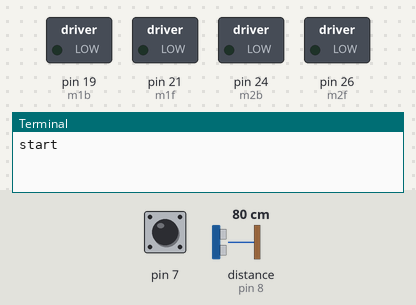
A program run on a simulated Raspberry Pi (header pin numbers). Shown: switched loads named in the program (green lamp = pin HIGH), the last lines printed to the terminal. The test bench sets the inputs (shaded band); at power-on: pin 7 HIGH, distance to the obstacle (sensor on pin 8) 80 cm. Random numbers come from a fixed seed; threads take turns every 2 ms; the clock reads 2024-03-15 10:24:30 at power-on unless the program sets it.

Above: at 1.2 s.
1.3 s: pin 7 pulled LOW for 1 s
At 2.75 s:
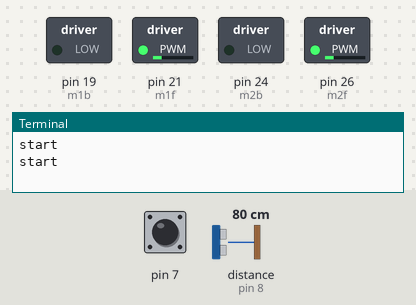
At 3.45 s:
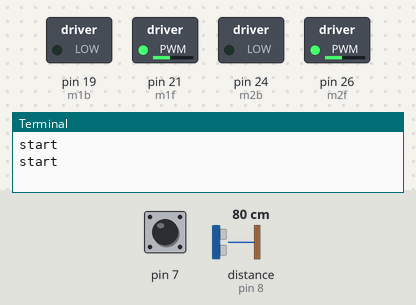
Timing chart, 0 to 6.9 s (numbered marks = the images above; inputs shaded):
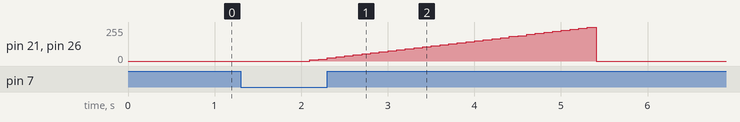

The program:

code-avoid.py
```python
#!/usr/bin/python

import RPi.GPIO as GPIO
import time
import numpy
import random
import sys
from time import sleep
from threading import Thread

GPIO.setwarnings(False)
GPIO.setmode(GPIO.BOARD)
GPIO.setup(19, GPIO.OUT)
GPIO.setup(21, GPIO.OUT)
GPIO.setup(24, GPIO.OUT)
GPIO.setup(26, GPIO.OUT)
GPIO.setup(7, GPIO.IN, pull_up_down=GPIO.PUD_UP)

m1f = GPIO.PWM(21, 50)
m2f = GPIO.PWM(26, 50)
m1b = GPIO.PWM(19, 50)
m2b = GPIO.PWM(24, 50)

m1b.start(0)
m2b.start(0)
m1f.start(0)
m2f.start(0)

pin = 8

def query():
    while True:
        GPIO.setup(pin, GPIO.OUT)
        ti = time.time()
        global distance
        distlist = [0.0] * 10

        # This takes 5 very quick readings from the ultrasonic sensor. Takes the median of 5 results to get rid of anomalous results.
        while True:
            # Output a very short pulse as a ping to the sensor, then switches to input waiting for a response
            GPIO.output(pin, 1)
            time.sleep(0.00001)
            GPIO.output(pin, 0)
            time0 = time.time()
            GPIO.setup(pin, GPIO.IN)

            # Waiting for return to start
            time1=time0
            while ((GPIO.input(pin) == 0) and ((time1 - time0) < 0.02)):
                time1 = time.time()

            time1 = time.time()
            time2 = time1

            # Timing and waiting for return to finish
            while ((GPIO.input(pin) == 1) and ((time2 - time1) < 0.02)):
                time2 = time.time()
            time2 = time.time()

            time3 = (time2-time1)

            # Calculation of distance -> return time * speed of sound (m/s) / 2 (ping has to go to and from object) * 100 (m to cm)
            cDistance = time3*343/2*100

            GPIO.setup(pin, GPIO.OUT)
            # Removing the oldest datapoint in the list and adding the new one for an accurate reading as possible
            del distlist[0]
            distlist.append(cDistance)
            # Taking the mean of the 10 rolling results
            distance = numpy.mean(distlist)
            # Used in testing to check the readings
            #print distance
            time.sleep(0.02)

# Starting the query function as a thread means it causes no delay on the rest of the program wile still giving constant results.
t = Thread(target=query)
t.setDaemon(True)
t.start()

def motor (l, r):
    if l > 0:
        m1f.ChangeDutyCycle(l)
        m1b.ChangeDutyCycle(0)
    else:
        m1f.ChangeDutyCycle(0)
        m1b.ChangeDutyCycle(-l)
    if r > 0:
        m2f.ChangeDutyCycle(r)
        m2b.ChangeDutyCycle(0)
    else:
        m2f.ChangeDutyCycle(0)
        m2b.ChangeDutyCycle(-r)

def check():
    global turns
    distance = query()
#    print distance
    if distance < 30:
        randnum = random.randint(1, 10)
        if randnum <= 3:
            motor(-100, -100)
            time.sleep(1)
            motor(-100, 100)
            time.sleep(1.5)
            checkSwitch()
        else:
            motor(-100, -100)
            time.sleep(1)
            motor(100, -100)
            time.sleep(1.0 + random.random())
            checkSwitch()

def checkSwitch():
    active = not GPIO.input(7)
    if active:
        return
    else:
        motor(0, 0)
        start()

def start():
    while True:
        print "start"
        active = not GPIO.input(7)
        if active:
            for speed in range (0, 100, 3):
                motor(speed, speed)
                time.sleep(0.1)
            return
        else:
            time.sleep(2)

motor(0, 0)

start()

while True:
    checkSwitch()
    motor(100, 100)
    check()
    time.sleep(0.1)

motor (0, 0)

GPIO.cleanup()
```

Measured:
- after the input at 1.3 s, pin 21 (m1f), pin 26 (m2f): rises from 0/255 to 252/255 in 3.2 s, then falls to 0/255 in 0.10 s
